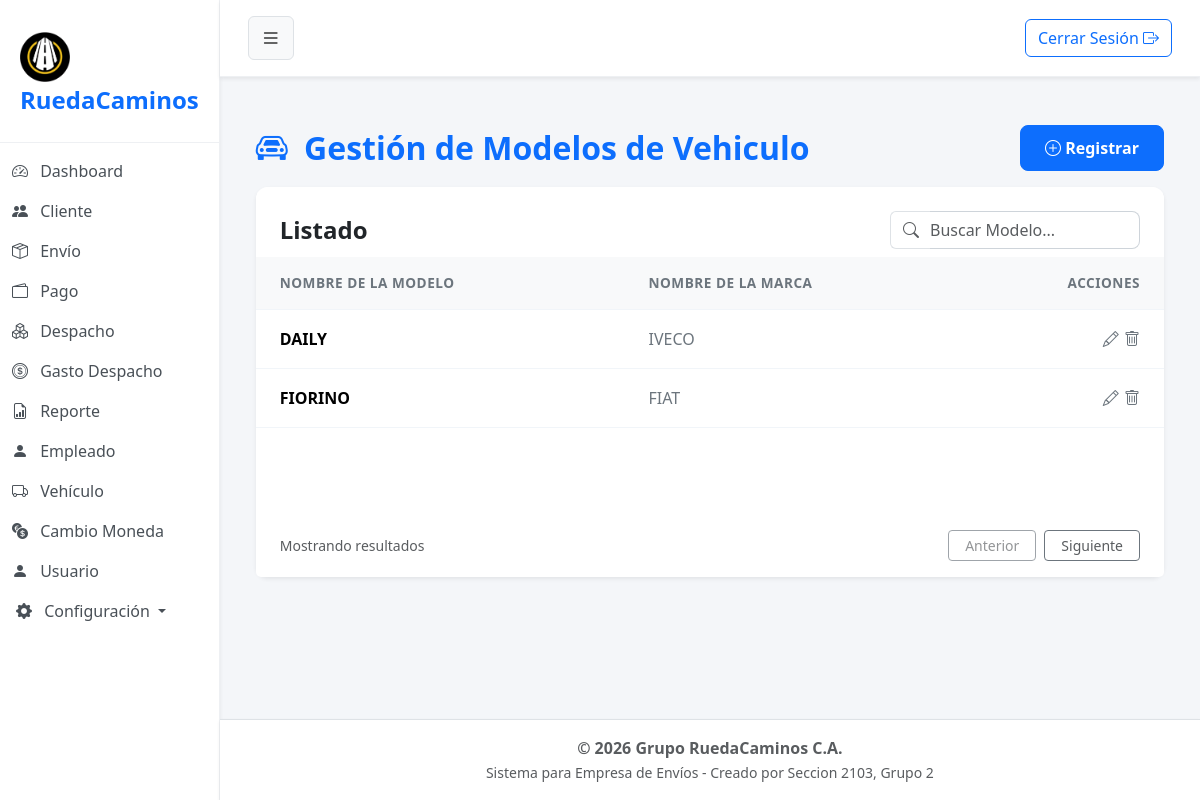
The app's page /?url=modelo (signed in) with its own data.
### tables this page shows
CREATE TABLE `modelo` (
  `cod_modelo` int(1) NOT NULL,
  `nombre` varchar(15) NOT NULL,
  `cod_marca` int(1) NOT NULL,
  `estado` tinyint(1) NOT NULL
);

CREATE TABLE `marca` (
  `cod_marca` int(1) NOT NULL,
  `nombre` varchar(15) NOT NULL,
  `estado` tinyint(1) NOT NULL
);

### app/controller/modeloController.php (called while the page is built, shortened)
<?php
$modelo = new Modelo();
$registros = $modelo->obt_RegistrosModelo();
include 'app/view/layout/header.php';
include 'app/view/modelo/modeloView.php';
include 'app/view/layout/footer.php';

### index.php (called while the page is built, shortened)
<?php
    $frontController = new FrontController();
?>

### app/config/Conexion.php (called while the page is built, shortened)
<?php
abstract class Conexion
{
    public $host = "localhost";
    public $namedb = "grupo_ruedacaminos";
    public $userdb = "root";
    public $passwd = "";
    public function __construct()
    {
        $this->conexion = $this->getConnection();
    }
    public function getConnection(): PDO
    {
        try {
            $dsn = "mysql:host=" . $this->host . ";dbname=" . $this->namedb . ";charset=utf8";
            $conexion = new PDO($dsn, $this->userdb, $this->passwd);
            $conexion->setAttribute(PDO::ATTR_ERRMODE, PDO::ERRMODE_EXCEPTION);
        } catch (PDOException $error) {
            die('No se pudo conectar a la base de datos, error:' . $error->getMessage());
        }
        return $conexion;
    }
}

### app/model/Modelo.php (called while the page is built, shortened)
<?php
class Modelo extends Conexion
{
    public function obt_RegistrosModelo()
    {
        try {
            $sentencia = "SELECT modelo.*, marca.nombre AS nombre_marca,
            marca.cod_marca
            FROM modelo
            INNER JOIN marca
            ON modelo.cod_marca= marca.cod_marca
            WHERE modelo.estado=1";
            $select = $this->conexion->prepare($sentencia);
            $select->execute();
            return $select->fetchAll(\PDO::FETCH_ASSOC);
        } catch (\PDOException $e) {
            return [];
        }
    }
}

### app/view/modelo/componentes/tabla.php (the view)
<div class="card-body p-0">
    <div class="table-responsive">
        <table class="table table-hover align-middle mb-0">
            <thead class="table-light table-header-custom">
                <tr>
                    <th class="ps-4 ">NOMBRE DE LA MODELO</th>
                    <th class="ps-4 ">NOMBRE DE LA MARCA</th>
                    <th class="text-end pe-4">ACCIONES</th>
                </tr>
            </thead>
            <tbody>
                <?php foreach ($registros as $dato): ?>
                    <tr>
                        <td class="ps-4 fw-bold "><?= $dato['nombre'] ?></td>
                        <td class="ps-4 text-secondary "><?= $dato['nombre_marca'] ?></td>
                        <td class="text-end pe-4">
                            <button type="button" class="btn btn-link text-secondary p-0 m-0 align-baseline" title="Actualizar" data-bs-toggle="modal" data-bs-target="#modalModelo"
                                datos-cod-modelo="<?php echo $dato['cod_modelo']; ?>"
                                datos-nombre="<?php echo $dato['nombre']; ?>"
                                datos-marca="<?= $dato['cod_marca'] ?>"
                                datos-estado="<?= $dato['estado']?>">
                                <i class="bi bi-pencil"></i>
                            </button>
                            <a href="#" class="text-secondary btn-eliminar"
                                datos-cod-modelo="<?= $dato['cod_modelo'] ?>">
                                <i class="bi bi-trash"></i>
                            </a>
                        </td>
                    </tr>
                <?php endforeach; ?>
            </tbody>
        </table>
    </div>
</div>

### assets/css/styles.css (style rules this page uses)
body { background-color: #f4f6f9; font-family: "Segoe UI", Tahoma, Geneva, Verdana, sans-serif; overflow-x: hidden; }
.table> :not(caption)>*>* { padding: 1rem 0.75rem; border-bottom-color: #f1f5f9; }
.table-header-custom th { color: #6c757d; font-weight: 600; font-size: 0.85rem; letter-spacing: 0.5px; }

### records on screen
modelo: nombre "DAILY", cod_marca.nombre "IVECO"
modelo: nombre "FIORINO", cod_marca.nombre "FIAT"
